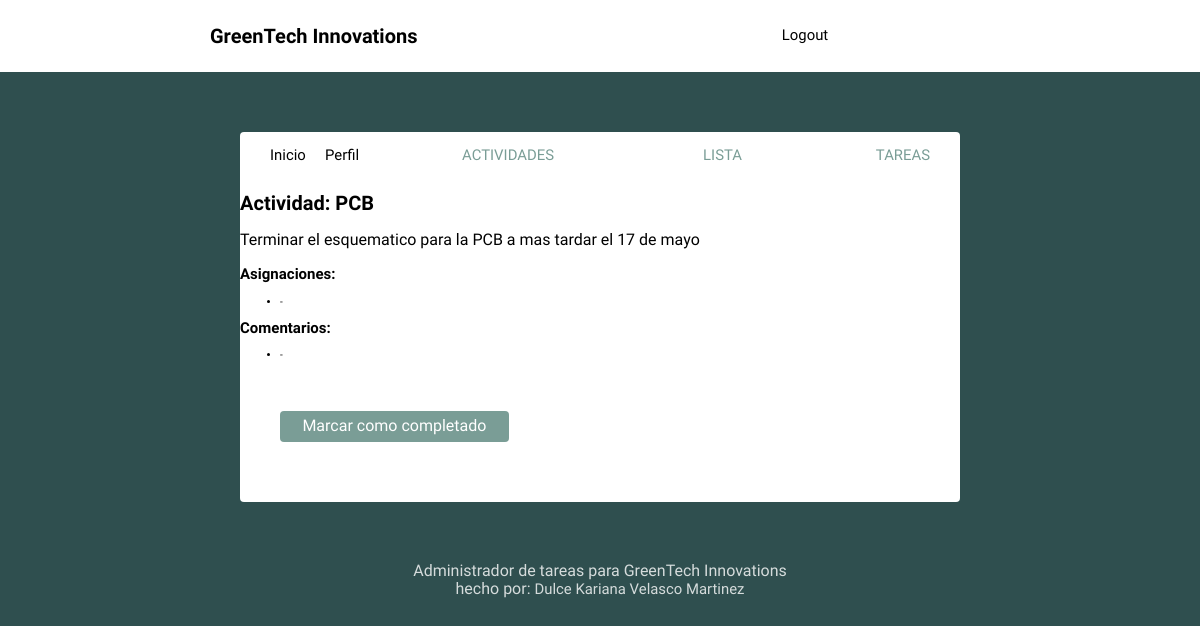
The page /actividad/1/ (signed in) on the database its author committed.
### social/models.py (models this page shows)
class Actividad(models.Model):
    titulo = models.CharField(max_length=200)
    descripcion = models.TextField()
    fecha_inicio = models.DateTimeField()
    fecha_fin = models.DateTimeField()
    archivo_adjunto = models.FileField(upload_to='archivos/')
    estado = models.BooleanField(default=False)

class Asignacion(models.Model):
    usuario = models.ForeignKey(User, on_delete=models.CASCADE)
    actividad = models.ForeignKey(Actividad, on_delete=models.CASCADE)
    fecha_asignacion = models.DateTimeField(auto_now_add=True)

class Comentario(models.Model):
    usuario = models.ForeignKey(User, on_delete=models.CASCADE)
    actividad = models.ForeignKey(Actividad, on_delete=models.CASCADE)
    comentario = models.TextField()
    fecha = models.DateTimeField(auto_now_add=True)

### social/views.py (the view, shortened to what this page needs)
# urls.py: path('actividad/<int:actividad_id>/', views.actividad_detail_view, name='actividad-detail'),
@login_required
def actividad_detail_view(request, actividad_id):
    actividad = get_object_or_404(Actividad, id=actividad_id)
    asignaciones = Asignacion.objects.filter(actividad=actividad)
    comentarios = Comentario.objects.filter(actividad=actividad)
    context = {
        'actividad': actividad,
        'asignaciones': asignaciones,
        'comentarios': comentarios
    }
    return render(request, 'social/detail.html', context)

### social/templates/social/detail.html (shortened to what this page needs)
{% extends 'social/layout.html' %}
{% block content %}
  <h1>Actividad: {{ actividad.titulo }}</h1>
  <p>{{ actividad.descripcion }}</p>
  <h2>Asignaciones:</h2>
  {% if asignaciones %}
    <ul>
      {% for asignacion in asignaciones %}
        <li>{{ asignacion.trabajador.get_full_name }} - {{ asignacion.estado }}</li>
      {% endfor %}
    </ul>
  {% else %}
    <p>No hay asignaciones para esta actividad.</p>
  {% endif %}
  <h2>Comentarios:</h2>
  {% if comentarios %}
    <ul>
      {% for comentario in comentarios %}
        <li>{{ comentario.autor.get_full_name }} - {{ comentario.contenido }}</li>
      {% endfor %}
    </ul>
  {% else %}
    <p>No hay comentarios para esta actividad.</p>
  {% endif %}
  <form method="post">
    {% if actividad.completada %}
      <button type="submit" name="no_completado">Marcar como no completado</button>
    {% else %}
      <button type="submit" name="completado">Marcar como completado</button>
    {% endif %}
  </form>
{% endblock %}

### social/static/style.css (style rules this page uses)
body { background: #2F4F4F; font-size: 62.5%; font-family: 'Varela Round', Helvetica, Arial, serif; }
p { font-size: 1rem; }
button { font-size: 1rem; color: white; padding: 0.4rem 1.4rem; border: none; background: #7A9D96; border-radius: 4px; cursor: pointer; }
form { margin: 0; padding: 40px; font-size: 1rem; }

### rows shown on the page
Actividad: titulo "PCB", descripcion "Terminar el esquematico para la PCB a mas tardar el 17 de mayo"
